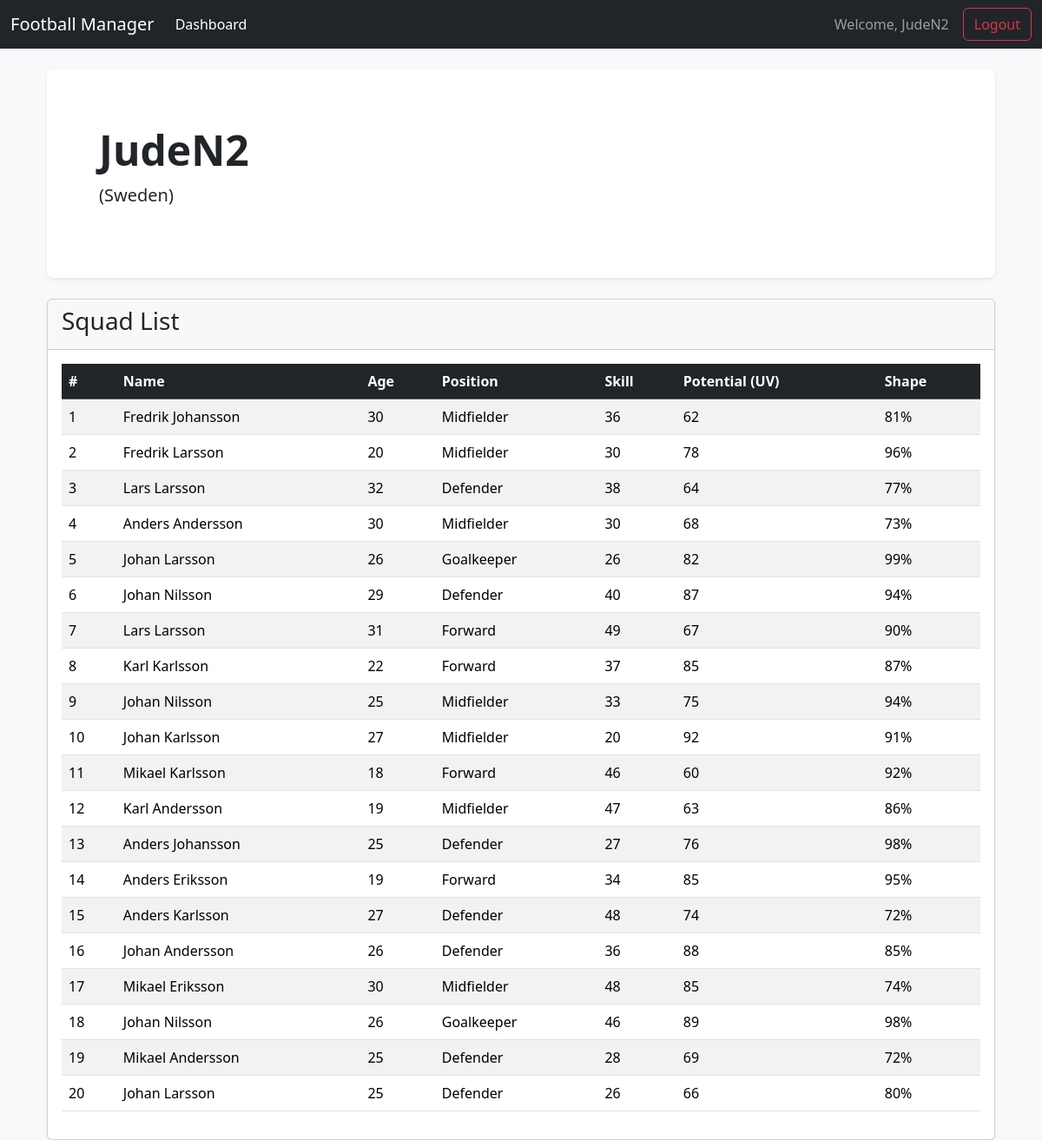
The app's page /dashboard (signed in) with its own data.
### app/models.py (models this page shows)
class Team(db.Model):
    id = db.Column(db.Integer, primary_key=True)
    name = db.Column(db.String(100), unique=True, nullable=False)
    country = db.Column(db.String(50), nullable=False)
    user_id = db.Column(db.Integer, db.ForeignKey('user.id'), nullable=False, unique=True)
    players = db.relationship('Player', backref='team', lazy=True, cascade="all, delete-orphan")

class Player(db.Model):
    id = db.Column(db.Integer, primary_key=True)
    name = db.Column(db.String(100), nullable=False)
    age = db.Column(db.Integer, nullable=False)
    position = db.Column(db.Enum(Position), nullable=False)
    skill = db.Column(db.Integer, nullable=False)
    potential = db.Column(db.Integer, nullable=False) # "UV" (utvecklingsvärde)
    shape = db.Column(db.Integer, nullable=False)
    shirt_number = db.Column(db.Integer, nullable=False)
    team_id = db.Column(db.Integer, db.ForeignKey('team.id'), nullable=False)

### app/routes_game.py (the view)
@game_bp.route('/dashboard')
def dashboard():
    if 'username' not in session:
        return redirect(url_for('auth_bp.login'))
    user = User.query.filter_by(username=session['username']).first()
    return render_template('dashboard.html', user=user)

### app/templates/dashboard.html (shortened to what this page needs)
{% extends "base.html" %}
{% block content %}
<div class="container">
    {% if user.team %}
        <div class="p-5 mb-4 bg-white rounded-3 shadow-sm">
            <div class="container-fluid py-3">
                <h1 class="display-5 fw-bold">{{ user.team.name }}</h1>
                <p class="col-md-8 fs-5">({{ user.team.country }})</p>
            </div>
        </div>
        <div class="card shadow-sm">
            <div class="card-header">
                <h3>Squad List</h3>
            </div>
            <div class="card-body">
                <table class="table table-striped table-hover">
                    <thead class="table-dark">
                        <tr>
                            <th>#</th>
                            <th>Name</th>
                            <th>Age</th>
                            <th>Position</th>
                            <th>Skill</th>
                            <th>Potential (UV)</th>
                            <th>Shape</th>
                        </tr>
                    </thead>
                    <tbody>
                        {% for player in user.team.players | sort(attribute='shirt_number') %}
                        <tr>
                            <td>{{ player.shirt_number }}</td>
                            <td>{{ player.name }}</td>
                            <td>{{ player.age }}</td>
                            <td>{{ player.position.value }}</td>
                            <td>{{ player.skill }}</td>
                            <td>{{ player.potential }}</td>
                            <td>{{ player.shape }}%</td>
                        </tr>
                        {% endfor %}
                    </tbody>
                </table>
            </div>
        </div>
    {% endif %}
</div>
{% endblock %}

### app/templates/base.html (shortened to what this page needs)
<!DOCTYPE html>
<html lang="en">
<head>
    <link href="https://cdn.jsdelivr.net/npm/bootstrap@5.3.3/dist/css/bootstrap.min.css" rel="stylesheet">
</head>
<body class="bg-light">
    <nav class="navbar navbar-expand-lg navbar-dark bg-dark">
        <div class="container-fluid">
            <a class="navbar-brand" href="{{ url_for('game_bp.dashboard') }}">Football Manager</a>
            <div class="collapse navbar-collapse">
                <ul class="navbar-nav me-auto mb-2 mb-lg-0">
                    <li class="nav-item">
                        <a class="nav-link active" href="{{ url_for('game_bp.dashboard') }}">Dashboard</a>
                    </li>
                </ul>
                {% if session.username %}
                <span class="navbar-text me-3">
                    Welcome, {{ session.username }}
                </span>
                <a href="{{ url_for('auth_bp.logout') }}" class="btn btn-outline-danger">Logout</a>
                {% endif %}
            </div>
        </div>
    </nav>
    <main class="container mt-4">
        {% block content %}{% endblock %}
    </main>
</body>
</html>

### records on screen
Team: team.name "JudeN2", team.country "Sweden"
Player: shirt_number "1", name "Fredrik Johansson", age "30", position.value "Midfielder", skill "36", potential "62", shape "81"
Player: shirt_number "2", name "Fredrik Larsson", age "20", position.value "Midfielder", skill "30", potential "78", shape "96"
Player: shirt_number "3", name "Lars Larsson", age "32", position.value "Defender", skill "38", potential "64", shape "77"
Player: shirt_number "4", name "Anders Andersson", age "30", position.value "Midfielder", skill "30", potential "68", shape "73"
Player: shirt_number "5", name "Johan Larsson", age "26", position.value "Goalkeeper", skill "26", potential "82", shape "99"
Player: shirt_number "6", name "Johan Nilsson", age "29", position.value "Defender", skill "40", potential "87", shape "94"
Player: shirt_number "7", name "Lars Larsson", age "31", position.value "Forward", skill "49", potential "67", shape "90"
Player: shirt_number "8", name "Karl Karlsson", age "22", position.value "Forward", skill "37", potential "85", shape "87"
Player: shirt_number "9", name "Johan Nilsson", age "25", position.value "Midfielder", skill "33", potential "75", shape "94"
Player: shirt_number "10", name "Johan Karlsson", age "27", position.value "Midfielder", skill "20", potential "92", shape "91"
Player: shirt_number "11", name "Mikael Karlsson", age "18", position.value "Forward", skill "46", potential "60", shape "92"
Player: shirt_number "12", name "Karl Andersson", age "19", position.value "Midfielder", skill "47", potential "63", shape "86"
Player: shirt_number "13", name "Anders Johansson", age "25", position.value "Defender", skill "27", potential "76", shape "98"
Player: shirt_number "14", name "Anders Eriksson", age "19", position.value "Forward", skill "34", potential "85", shape "95"
Player: shirt_number "15", name "Anders Karlsson", age "27", position.value "Defender", skill "48", potential "74", shape "72"
Player: shirt_number "16", name "Johan Andersson", age "26", position.value "Defender", skill "36", potential "88", shape "85"
Player: shirt_number "17", name "Mikael Eriksson", age "30", position.value "Midfielder", skill "48", potential "85", shape "74"
Player: shirt_number "18", name "Johan Nilsson", age "26", position.value "Goalkeeper", skill "46", potential "89", shape "98"
Player: shirt_number "19", name "Mikael Andersson", age "25", position.value "Defender", skill "28", potential "69", shape "72"
Player: shirt_number "20", name "Johan Larsson", age "25", position.value "Defender", skill "26", potential "66", shape "80"

### other values on screen
{{ session.username }} "JudeN2"
